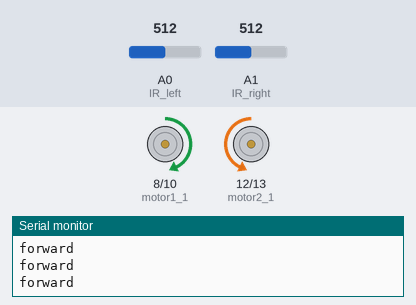
Recording of a sketch running on a simulated Arduino Uno, built with avr-gcc and run on an emulated ATmega328P. On the bench: motor-driver pin pairs drawn as motors (green arrow = first pin HIGH = forward, orange = second pin HIGH = backward, longer = more drive, scaled by the enable pin), the last lines printed to the serial monitor. Inputs (shaded band) come from the test bench; at power-on: A0 (IR_left) = 512, A1 (IR_right) = 512.

Above: at 4.2 s.
4.3 s: A0 (IR_left) set to 481
At 5.4 s:
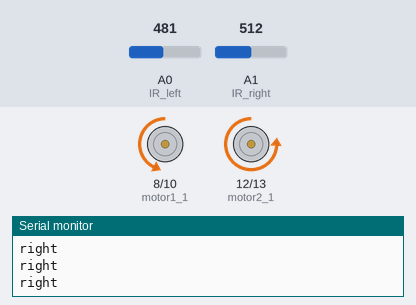
5.8 s: A1 (IR_right) set to 490
At 6.7 s:
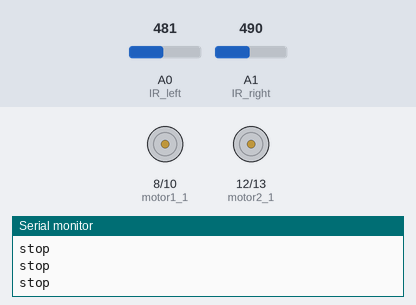
7.3 s: A0 (IR_left) set to 510
At 8.3 s:
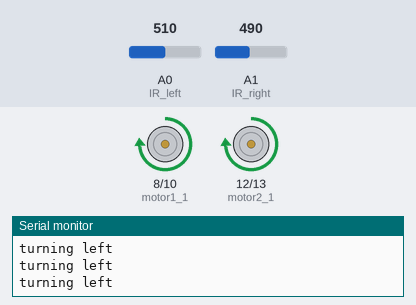
8.8 s: A0 (IR_left) set to 490
At 9.2 s:
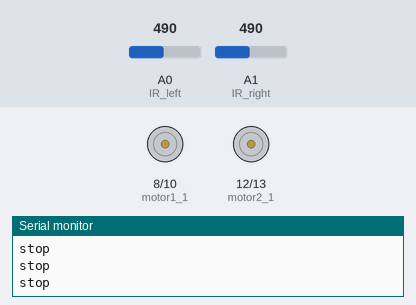
10.3 s: A1 (IR_right) set to 510
At 11.4 s:
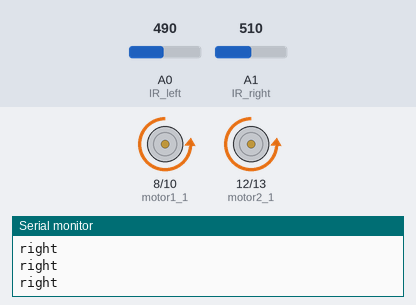
11.8 s: A1 (IR_right) set to 306
At 12.5 s:
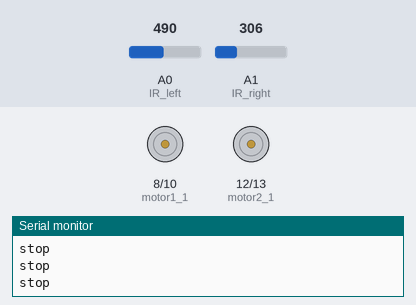
Timing chart, 0 to 14.3 s (numbered marks = the images above; inputs shaded):
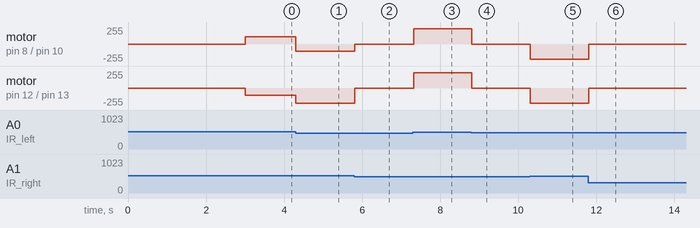

The sketch:

motorFunctions_v1_IR.ino
```cpp
  int vSpeed = 110;        // Can be edited, max speed 255
  int turn_speed = 230;    // Can be edited, max speed 255
  int turn_delay = 10;     // Do not edit the delay

// Motor
  const int motor1_1      = 8;
  const int motor1_2      = 10;
  const int motor1_speed  = 9;
  const int motor2_1      = 12;
  const int motor2_2      = 13;
  const int motor2_speed  = 11;

// IR Connection
  const int IR_left = A0;
  const int IR_right = A1;
  int IR_left_state;
  int IR_right_state;


// Primary Initiation
void setup() {
  pinMode(motor1_1, OUTPUT);
  pinMode(motor1_2, OUTPUT);
  pinMode(motor2_1, OUTPUT);
  pinMode(motor2_2, OUTPUT);

  Serial.begin(9600);

  delay(3000);

}


// #Start Loop Initiation
void loop() {

// IR Input
IR_left_state = analogRead(IR_left);
IR_right_state = analogRead(IR_right);


// Motor Functions Dependant on the IR Input

// Forward
if(IR_right_state > 500 && IR_left_state > 500)
{
  Serial.println("forward");

  digitalWrite (motor1_2,LOW);
  digitalWrite(motor1_1,HIGH);
  digitalWrite (motor2_2,HIGH);
  digitalWrite(motor2_1,LOW);

  analogWrite (motor1_speed, vSpeed);
  analogWrite (motor2_speed, vSpeed);

  delay(turn_delay);

}

//  Right
if(IR_right_state > 500 && IR_left_state < 500)
{
  Serial.println("right");

  digitalWrite (motor1_1,LOW);
  digitalWrite(motor1_2,HIGH);
  digitalWrite (motor2_1,LOW);
  digitalWrite(motor2_2,HIGH);

  analogWrite (motor1_speed, vSpeed);
  analogWrite (motor2_speed, turn_speed);

}

// Left
if(IR_right_state < 500 && IR_left_state > 500)
{
  Serial.println("turning left");

  digitalWrite (motor1_1,HIGH);
  digitalWrite(motor1_2,LOW);
  digitalWrite (motor2_1,HIGH);
  digitalWrite(motor2_2,LOW);

  analogWrite (motor1_speed, turn_speed);
  analogWrite (motor2_speed, vSpeed);

  delay(turn_delay);
}

// Break
if(IR_right_state < 500 && IR_left_state < 500)
{
  Serial.println("stop");

  analogWrite (motor1_speed, 0);
  analogWrite (motor2_speed, 0);

}

// #End Loop Initiation

}
```

Measured:
- the behaviour switches between 500 and 499 on A0 (IR_left) (found by bisection; images 0 and 1)
- the behaviour switches between 500 and 499 on A1 (IR_right) (found by bisection; images 1 and 2)
- after the input at 4.3 s, motor on pin 8 (motor1_1) / pin 10 (motor1_2): forward 110/255 → backward 110/255 at once; motor on pin 12 (motor2_1) / pin 13 (motor2_2): backward 110/255 → backward 230/255 at once
- after the input at 5.8 s, motor on pin 8 (motor1_1) / pin 10 (motor1_2): backward 110/255 → stopped at once; motor on pin 12 (motor2_1) / pin 13 (motor2_2): backward 230/255 → stopped at once
- after the input at 7.3 s, motor on pin 8 (motor1_1) / pin 10 (motor1_2), motor on pin 12 (motor2_1) / pin 13 (motor2_2): stopped → forward 230/255 at once
- after the input at 8.8 s, motor on pin 8 (motor1_1) / pin 10 (motor1_2), motor on pin 12 (motor2_1) / pin 13 (motor2_2): forward 230/255 → stopped at once
- after the input at 10.3 s, motor on pin 8 (motor1_1) / pin 10 (motor1_2), motor on pin 12 (motor2_1) / pin 13 (motor2_2): stopped → backward 230/255 at once
- after the input at 11.8 s, motor on pin 8 (motor1_1) / pin 10 (motor1_2), motor on pin 12 (motor2_1) / pin 13 (motor2_2): backward 230/255 → stopped at once
